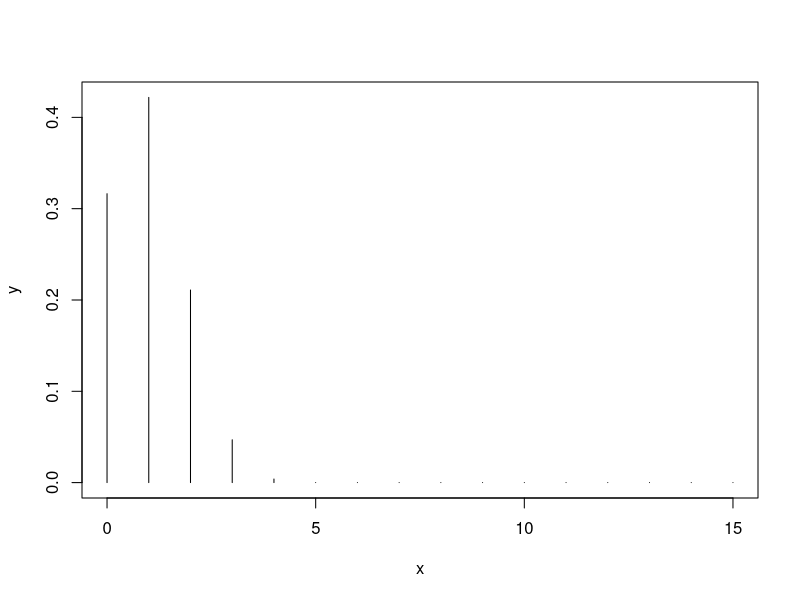

R code for this plot: (Note: this script raises an error after producing the figure.)
x <- 0:15
y <- dbinom(x, size=4, prob=.25)
plot(x, y, type = "h")

litterpmf <- c(0.36, 0.48,0.14,0.008)
custom <- sample(0:3, 30, replace = TRUE, prob=litterpmf)

# probabilidad_puntual = c((11/15)^3, (4/15))
# EJERCICIO 2

ejer_tres <- function(vec_x, vec_p, num)

vecx <- c(1,3,6,12)
vecp <- c(0.3, 0.1, 0.2 ,0.4)

prob <- sample((vecx), 100, replace = TRUE, prob=vecp)


X <- replicate(10000, {
  coin_toss <- sample(c("H", "T"), 3, replace = TRUE)
  sum(coin_toss == "H")
})

mean(X >= 1)

# Ejercicios simulados
# Ejercicio 1
p_X <- function(x)
{
  if (x %in% 0:3)
    ans <-(choose(11, 3-x)*choose(4,x))/choose(15,3)
  else
    ans <- 0
  ans
}

R_X = 0:3

# Item b)
p_X(2)

plot(R_X, sapply(R_X, p_X))

F_X <- function(x){
  acum = 0
  if (x>= 0 & x<=3) 
    acum <- sum(sapply(0:x, p_X))
  if (x>3)
    acum <-1
  acum
}

F_X(1)


# Ejercicio 3
p_X_v <- function(t,x, y){
  position <- which(vector1 < 12)
  sum_of_values = sum(vector2[position])
  sum_of_values
}

vector1 <- c(1, 3, 6, 12, 13)
vector2 <- c(0,0.3,0.4,0.6,1)
p_X_v(4, vector1, vector2)


# Ejercicio 5
experanzap1 <- function(x){
  x*p_X(x)
}

sum(sapply(R_X, experanzap1))

# Funcion de distribucion
p_X <- function(x)
{
  if (x %in% 0:3)
    ans <-(choose(5, 3-x)*choose(3,x))/choose(8,3)
  else
    ans <- 0
  ans
}

R_X = 0:3

plot(R_X, sapply(R_X, p_X))

# Funcion de distribucion
F_X <- function(x){
  acum = 0
  if (x>= 0 & x<=3) 
    acum <- sum(sapply(0:x, p_X))
  if (x>3)
    acum <-1
  acum
}

F_X(2.4)

x <- seq(-3,6, length = 1000)
acumulada <- sapply(x, F_X)